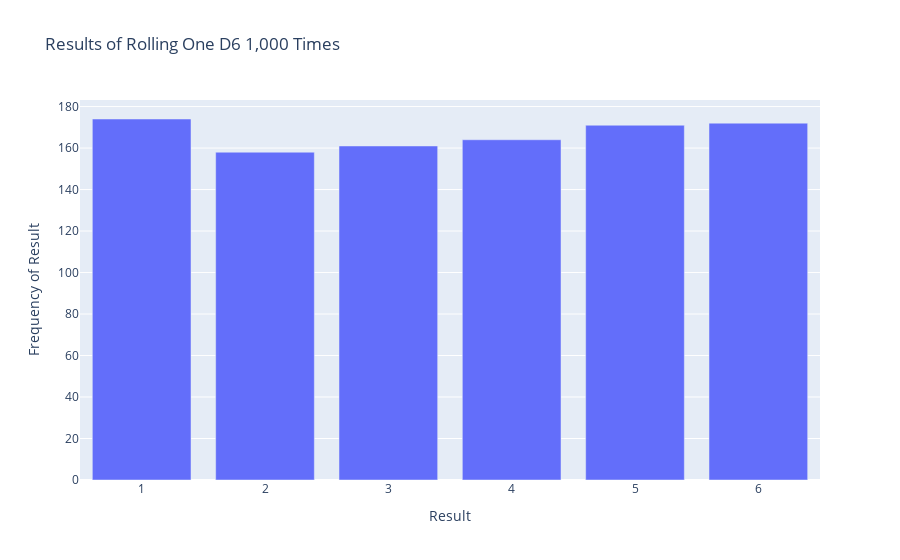

Write notebook code for a chart like this one.
### Markdown cell above
#### 投掷骰子

### Code cell
import numpy as np
import plotly.express as px

num_sides = 6

# Make some rolls, and store results in a NumPy array.
results = np.random.randint(1, num_sides + 1, size=1000)

# Analyze the results using NumPy functions.
poss_results = np.arange(1, num_sides + 1)
frequencies = np.bincount(results, minlength=num_sides+1)[1:]

# Visualize the results.
title = "Results of Rolling One D6 1,000 Times"
labels = {'x': 'Result', 'y': 'Frequency of Result'}
fig = px.bar(x=poss_results, y=frequencies, title=title, labels=labels)
fig.show()

### Figure 1 — Plotly figure (JSON) as saved in the notebook; plotly's stock layout.template omitted (floating-point values rounded to 4 significant figures)
{"data": [{"alignmentgroup": "True", "hovertemplate": "Result=%{x}<br>Frequency of Result=%{y}<extra></extra>", "legendgroup": "", "marker": {"color": "#636efa", "pattern": {"shape": ""}}, "name": "", "offsetgroup": "", "orientation": "v", "showlegend": false, "textposition": "auto", "type": "bar", "x": [1, 2, 3, 4, 5, 6], "xaxis": "x", "y": [174, 158, 161, 164, 171, 172], "yaxis": "y"}], "layout": {"barmode": "relative", "legend": {"tracegroupgap": 0}, "title": {"text": "Results of Rolling One D6 1,000 Times"}, "xaxis": {"anchor": "y", "domain": [0, 1], "title": {"text": "Result"}}, "yaxis": {"anchor": "x", "domain": [0, 1], "title": {"text": "Frequency of Result"}}}}
